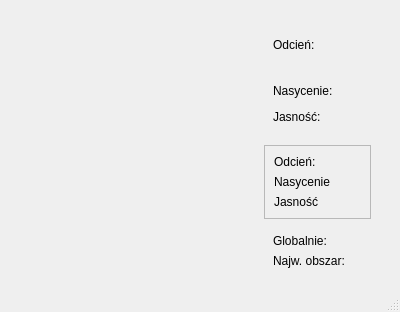
<?xml version="1.0" encoding="UTF-8"?>
<ui version="4.0">
 <class>PixelAnalysisDialog</class>
 <widget class="QDialog" name="PixelAnalysisDialog">
  <property name="windowModality">
   <enum>Qt::ApplicationModal</enum>
  </property>
  <property name="geometry">
   <rect>
    <x>0</x>
    <y>0</y>
    <width>400</width>
    <height>300</height>
   </rect>
  </property>
  <property name="windowTitle">
   <string>Dialog</string>
  </property>
  <property name="sizeGripEnabled">
   <bool>true</bool>
  </property>
  <layout class="QVBoxLayout" name="verticalLayout_2">
   <item>
    <widget class="QFrame" name="frame">
     <property name="frameShape">
      <enum>QFrame::NoFrame</enum>
     </property>
     <layout class="QHBoxLayout" name="horizontalLayout">
      <item>
       <widget class="QFrame" name="frame_2">
        <property name="sizePolicy">
         <sizepolicy hsizetype="Expanding" vsizetype="Expanding">
          <horstretch>0</horstretch>
          <verstretch>0</verstretch>
         </sizepolicy>
        </property>
        <property name="frameShape">
         <enum>QFrame::NoFrame</enum>
        </property>
        <layout class="QVBoxLayout" name="verticalLayout_4">
         <item>
          <widget class="QLabel" name="image">
           <property name="sizePolicy">
            <sizepolicy hsizetype="Expanding" vsizetype="Expanding">
             <horstretch>0</horstretch>
             <verstretch>0</verstretch>
            </sizepolicy>
           </property>
           <property name="text">
            <string/>
           </property>
          </widget>
         </item>
        </layout>
       </widget>
      </item>
      <item>
       <widget class="QFrame" name="frame_3">
        <property name="frameShape">
         <enum>QFrame::NoFrame</enum>
        </property>
        <layout class="QVBoxLayout" name="verticalLayout">
         <item>
          <widget class="QFrame" name="hsvFrame">
           <property name="sizePolicy">
            <sizepolicy hsizetype="Preferred" vsizetype="Expanding">
             <horstretch>0</horstretch>
             <verstretch>0</verstretch>
            </sizepolicy>
           </property>
           <property name="frameShape">
            <enum>QFrame::NoFrame</enum>
           </property>
           <layout class="QVBoxLayout" name="verticalLayout_3">
            <item>
             <widget class="QLabel" name="hueLabel">
              <property name="text">
               <string>Odcień:</string>
              </property>
             </widget>
            </item>
            <item>
             <widget class="QRangeSlider" name="hueSlider" native="true"/>
            </item>
            <item>
             <widget class="QLabel" name="hueColorLabel">
              <property name="styleSheet">
               <string notr="true">QLabel {
    background-color: qlineargradient(spread:pad, x1:0, y1:0, x2:1, y2:0, 
        stop:0 rgba(255, 0, 0, 255), 
        stop:0.166 rgba(255, 255, 0, 255), 
        stop:0.333 rgba(0, 255, 0, 255), 
        stop:0.5 rgba(0, 255, 255, 255), 
        stop:0.666 rgba(0, 0, 255, 255), 
        stop:0.833 rgba(255, 0, 255, 255), 
        stop:1 rgba(255, 0, 0, 255));
    border-radius: 5px; 
}</string>
              </property>
              <property name="text">
               <string/>
              </property>
             </widget>
            </item>
            <item>
             <widget class="QLabel" name="saturationLabel">
              <property name="text">
               <string>Nasycenie:</string>
              </property>
             </widget>
            </item>
            <item>
             <widget class="QRangeSlider" name="saturationSlider" native="true"/>
            </item>
            <item>
             <widget class="QLabel" name="brightnessLabel">
              <property name="text">
               <string>Jasność:</string>
              </property>
             </widget>
            </item>
            <item>
             <widget class="QRangeSlider" name="brightnessSlider" native="true"/>
            </item>
           </layout>
          </widget>
         </item>
         <item>
          <widget class="QFrame" name="hsvValueFrame">
           <property name="sizePolicy">
            <sizepolicy hsizetype="Preferred" vsizetype="Minimum">
             <horstretch>0</horstretch>
             <verstretch>0</verstretch>
            </sizepolicy>
           </property>
           <property name="frameShape">
            <enum>QFrame::StyledPanel</enum>
           </property>
           <property name="frameShadow">
            <enum>QFrame::Raised</enum>
           </property>
           <layout class="QGridLayout" name="gridLayout_2">
            <item row="0" column="0">
             <widget class="QLabel" name="hueInfoLabel">
              <property name="text">
               <string>Odcień: </string>
              </property>
             </widget>
            </item>
            <item row="0" column="1">
             <widget class="QLabel" name="hueInfoRange">
              <property name="text">
               <string/>
              </property>
             </widget>
            </item>
            <item row="1" column="0">
             <widget class="QLabel" name="saturationInfoLabel">
              <property name="text">
               <string>Nasycenie</string>
              </property>
             </widget>
            </item>
            <item row="2" column="0">
             <widget class="QLabel" name="brightnessInfoLabel">
              <property name="text">
               <string>Jasność</string>
              </property>
             </widget>
            </item>
            <item row="1" column="1">
             <widget class="QLabel" name="saturationInfoRange">
              <property name="text">
               <string/>
              </property>
             </widget>
            </item>
            <item row="2" column="1">
             <widget class="QLabel" name="brightnessInfoRange">
              <property name="text">
               <string/>
              </property>
             </widget>
            </item>
           </layout>
          </widget>
         </item>
         <item>
          <widget class="QFrame" name="resultsFrame">
           <property name="sizePolicy">
            <sizepolicy hsizetype="Preferred" vsizetype="Minimum">
             <horstretch>0</horstretch>
             <verstretch>0</verstretch>
            </sizepolicy>
           </property>
           <property name="frameShape">
            <enum>QFrame::NoFrame</enum>
           </property>
           <layout class="QGridLayout" name="gridLayout">
            <item row="1" column="0">
             <widget class="QLabel" name="biggestAreaLabel">
              <property name="text">
               <string>Najw. obszar: </string>
              </property>
             </widget>
            </item>
            <item row="0" column="0">
             <widget class="QLabel" name="globalLabel">
              <property name="text">
               <string>Globalnie:</string>
              </property>
             </widget>
            </item>
            <item row="0" column="1">
             <widget class="QLabel" name="globalValueLabel">
              <property name="text">
               <string/>
              </property>
             </widget>
            </item>
            <item row="1" column="1">
             <widget class="QLabel" name="biggestAreaValueLabel">
              <property name="text">
               <string/>
              </property>
             </widget>
            </item>
           </layout>
          </widget>
         </item>
        </layout>
       </widget>
      </item>
     </layout>
    </widget>
   </item>
   <item>
    <widget class="QDialogButtonBox" name="buttonBox">
     <property name="standardButtons">
      <set>QDialogButtonBox::NoButton</set>
     </property>
    </widget>
   </item>
  </layout>
 </widget>
 <customwidgets>
  <customwidget>
   <class>QRangeSlider</class>
   <extends>QWidget</extends>
   <header>superqt</header>
   <container>1</container>
  </customwidget>
 </customwidgets>
 <resources/>
 <connections>
  <connection>
   <sender>buttonBox</sender>
   <signal>accepted()</signal>
   <receiver>PixelAnalysisDialog</receiver>
   <slot>accept()</slot>
   <hints>
    <hint type="sourcelabel">
     <x>248</x>
     <y>254</y>
    </hint>
    <hint type="destinationlabel">
     <x>157</x>
     <y>274</y>
    </hint>
   </hints>
  </connection>
  <connection>
   <sender>buttonBox</sender>
   <signal>rejected()</signal>
   <receiver>PixelAnalysisDialog</receiver>
   <slot>reject()</slot>
   <hints>
    <hint type="sourcelabel">
     <x>316</x>
     <y>260</y>
    </hint>
    <hint type="destinationlabel">
     <x>286</x>
     <y>274</y>
    </hint>
   </hints>
  </connection>
 </connections>
</ui>
